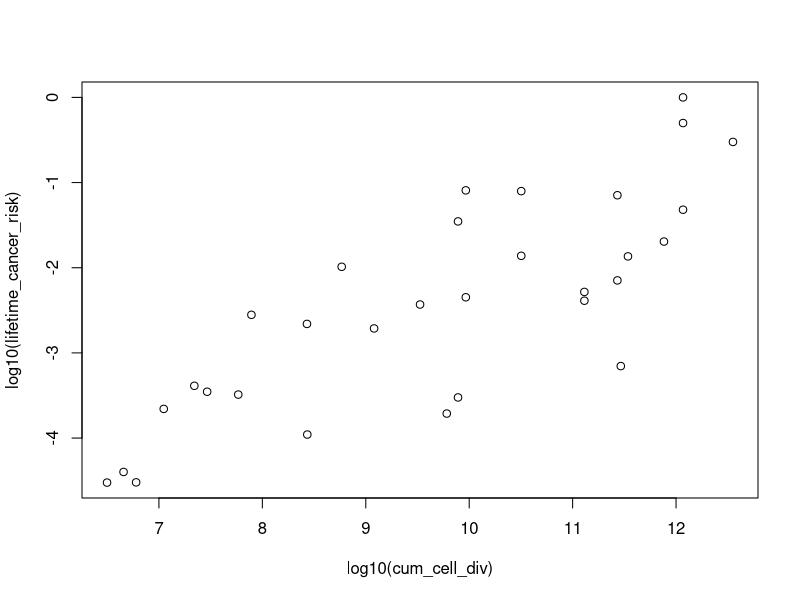
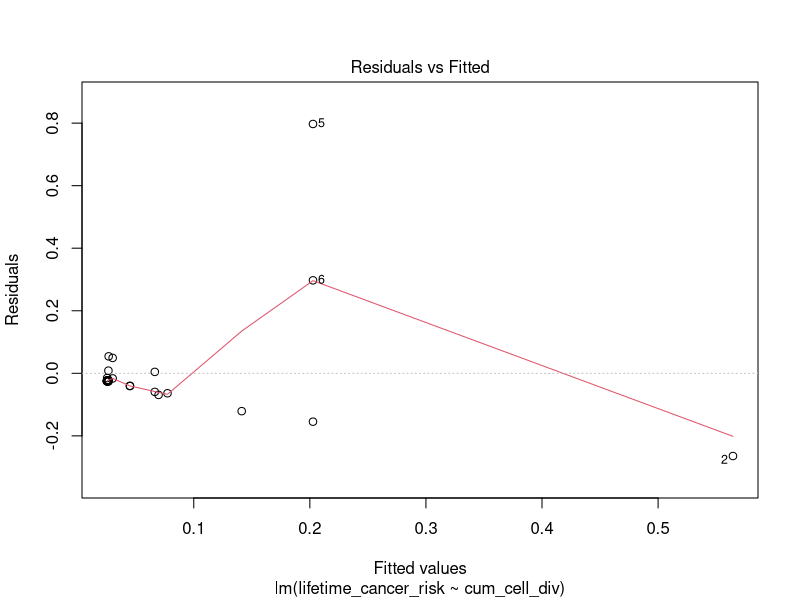
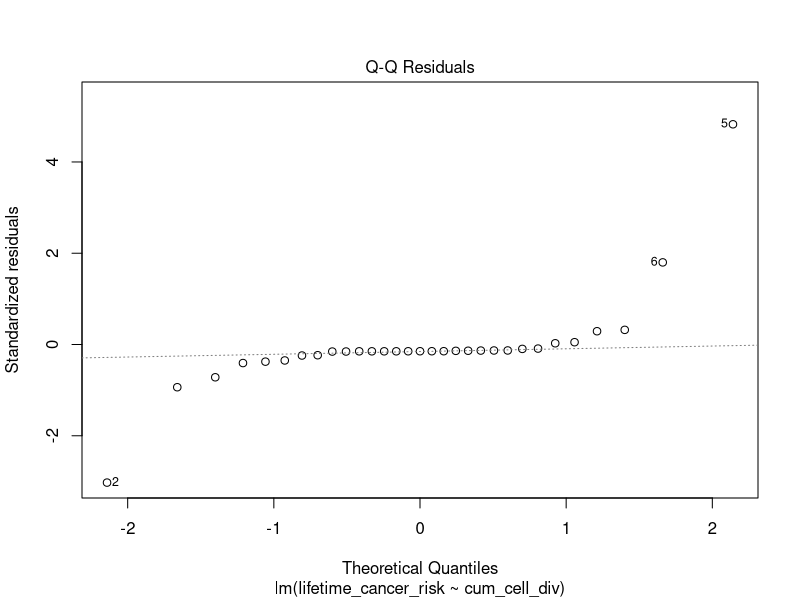
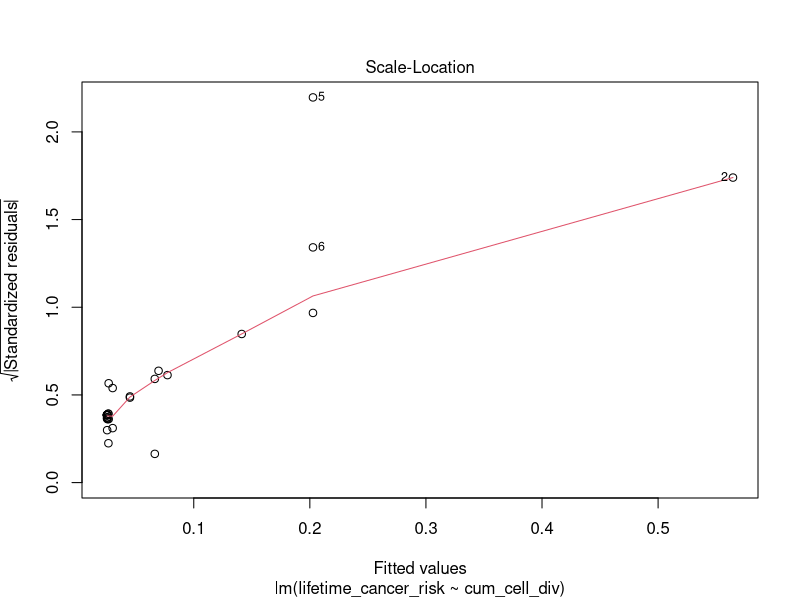
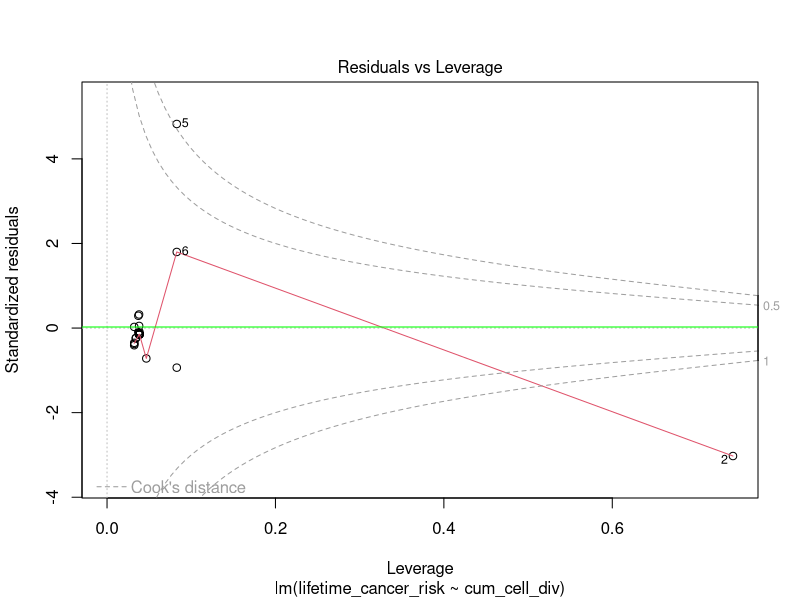
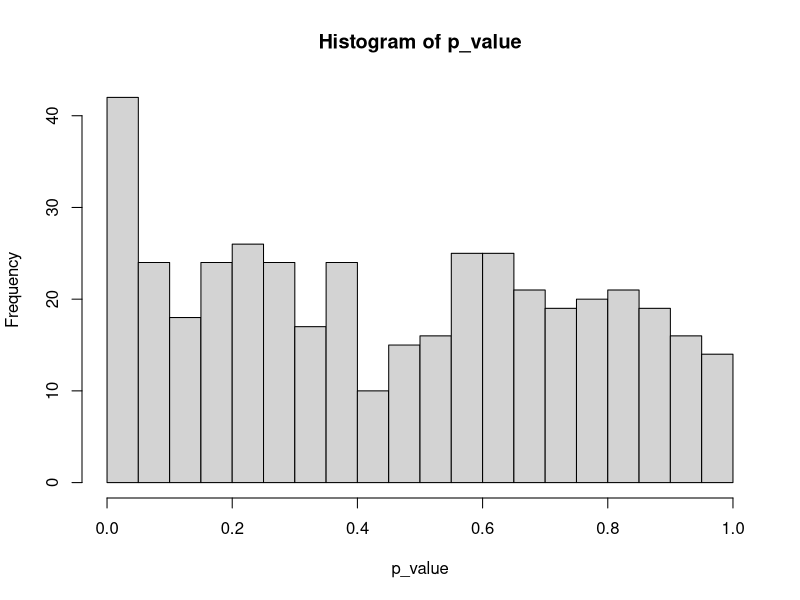

Source code (R) for these figures, in order:
## ---- chunk 1
myT = read.table('data/cancerRisk.txt', header = TRUE, sep='\t')

lifetime_cancer_risk = myT[ , c('Lifetime_cancer_risk')]
cum_cell_div = myT[ , c('CumulativeCellDivisions')]

plot(log10(cum_cell_div), log10(lifetime_cancer_risk))
## ---- chunk 2
myLm = lm(lifetime_cancer_risk~cum_cell_div)

plot(myLm)
abline(myLm, col='green')
## ---- chunk 3
sumT = summary(myLm)

anova( myLm)$"Pr(>F)"[1]
cor(lifetime_cancer_risk, cum_cell_div) * cor(lifetime_cancer_risk, cum_cell_div)

paste('p-value: ', sumT$coefficients[2,4])
paste('r-squared value: ',sumT$r.squared)
## ---- chunk 4

myTcaseCont = read.table('data/caseControlData.txt', header = TRUE, sep='\t')

myTbmi = read.table('data/BMI_Data.txt', header = TRUE, sep='\t')


casecont_sample = myTcaseCont[ , c("sample")]
casecont_col = colnames(myTcaseCont)
casecont_col = casecont_col[! casecont_col %in% c('sample')]

bmi_val = myTbmi[, c("bmi")]
bmi_id = myTbmi[, c("studyid")]

case_id = vector()
for (i in 1:length(casecont_sample)) {
  subStr = substring(casecont_sample[i],1,10)
  case_id[i] = subStr
}

new_bmi_id = vector()
new_bmi_val = vector()
index = 1
for (i in 1:length(bmi_id)) {
  id = bmi_id[i]
  val = bmi_val[i]
  if (id %in% case_id == TRUE){
    new_bmi_id[index] = id
    new_bmi_val[index] = val
    index = index + 1
  }
}

new_bmi_val[29] = mean(new_bmi_val, na.rm = TRUE)

p_value = vector()

for (i in 1:length(casecont_col)) {
  col_name = casecont_col[i]
  otu = myTcaseCont[ , c(col_name)]
  myLmBMI = lm(new_bmi_val~otu)
  pVal = anova( myLmBMI)$"Pr(>F)"[1]
  p_value[i]=pVal
}

hist(p_value, breaks = 25)

pValue_adj = p.adjust(p_value, method = 'BH')

sum(pValue_adj <= 0.1)
